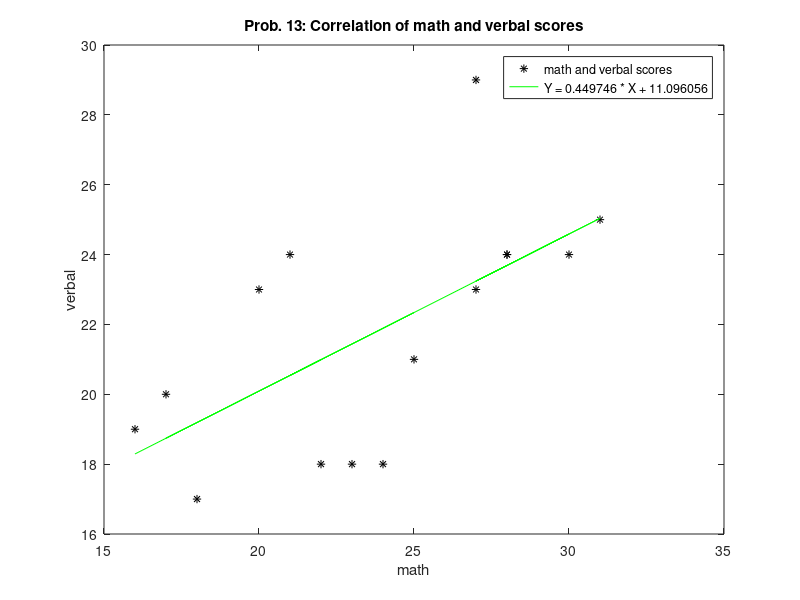
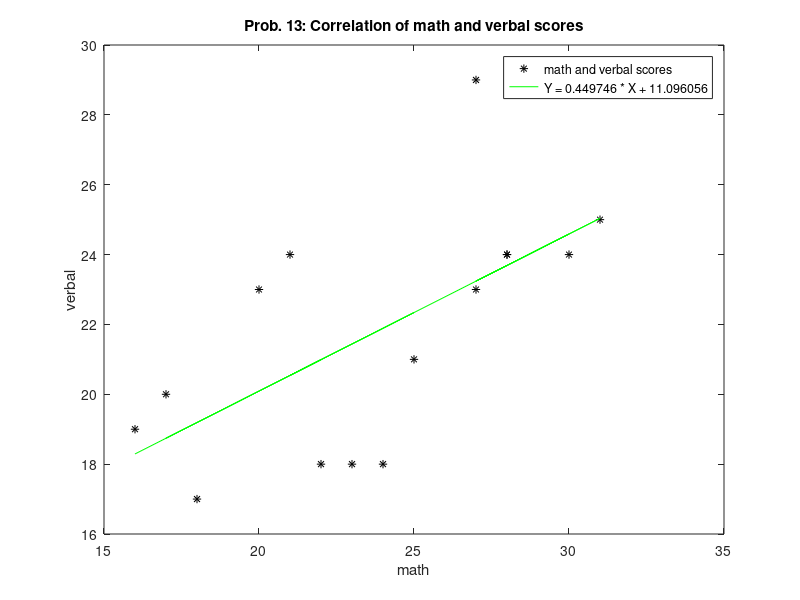

Source code (MATLAB) for these figures, in order:
% Problem 13: correlation ACT of math and verbal scores
math_and_verbal = [
[16,19]; [18,17]; [22,18]; [20,23]; [17,20];
[25,21]; [21,24]; [23,18]; [24,18]; [31,25];
[27,29]; [28,24]; [30,24]; [27,23]; [28,24];
];
X = math_and_verbal(:, 1)'; % math scores
Y = math_and_verbal(:, 2)'; % verbal scores
ux = mean(X); uy = mean(Y);
sx2 = var(X); sy2 = var(Y);
r = corr(X', Y');
r2 = (X - ux) * (Y - uy)' / (length(X) - 1)/ sqrt(sx2 * sy2);
% check that our formula for 'r' gets the same answer as the builtin function
assert((r - r2)/r2 < .001)
fprintf('(a) ux: %.2f, uy: %.2f, sx2: %.3f, sy2: %.3f, r: %.3f\n', ux, uy, sx2, sy2, r);
[P, S] = polyfit(X, Y, 1);
Yh = P(1)*X + P(2);
plot(X, Y, 'k*', X, Yh, 'g-'); % properties: 'k*', black stars, 'g-': green lines
title('Prob. 13: Correlation of math and verbal scores');
xlabel('math'); ylabel('verbal');
line = sprintf('Y = %f * X + %f', P(1), P(2));
fprintf('(b) Best fitting line: %s\n', line);
fprintf('(c) See plot\n'); legend('math and verbal scores', line);
if (exist('OCTAVE_VERSION', 'builtin'))
	print -dpng 13.png; print -dsvg 13.svg;
end
